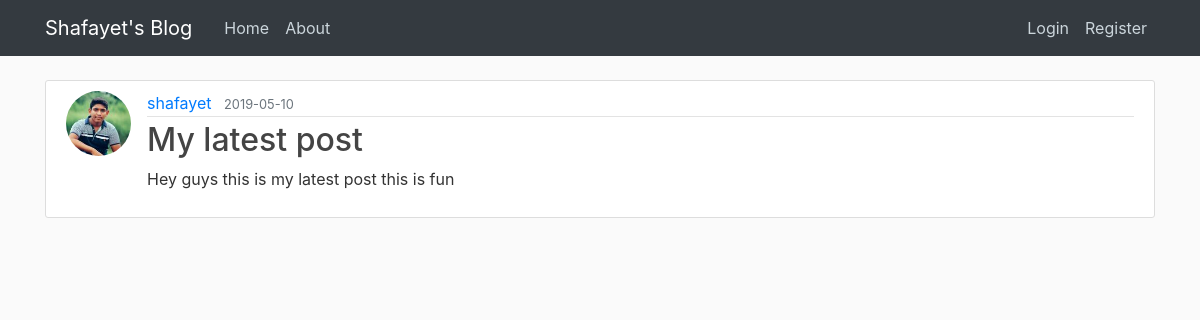
/post/15, run on the app's committed database.
### flask_app/models.py (models this page shows, shortened)
class User(db.Model, UserMixin):
    id = db.Column(db.Integer, primary_key=True)
    first_name = db.Column(db.String(50), nullable=False)
    last_name = db.Column(db.String(50), nullable=False)
    user_name = db.Column(db.String(20), unique=True, nullable=False)
    email = db.Column(db.String(120), unique=True, nullable=False)
    image_file = db.Column(db.String(20), nullable=False, default='defult.jpg')
    password = db.Column(db.String(60), nullable=False)
    post = db.relationship('Post', backref='author', lazy=True)

class Post(db.Model):
    id = db.Column(db.Integer, primary_key=True)
    title = db.Column(db.String, nullable=False)
    date = db.Column(db.DateTime, nullable=False, default=datetime.utcnow)
    content = db.Column(db.Text, nullable=False)
    user_id = db.Column(db.Integer, db.ForeignKey('user.id'), nullable=False)

### flask_app/routes.py (the view)
@app.route('/post/<post_id>')
def post(post_id):
    post = Post.query.get_or_404(post_id)
    return render_template('post.html', title=post.title, post=post)

### flask_app/templates/post.html (shortened to what this page needs)
{% extends "layout.html" %}
{% block content %}
    <article class="media content-section">
        <img alt="Profile Picture" class="rounded-circle article-img"
             src="{{ url_for('static', filename='profile_pics/' + post.author.image_file) }}">
        <div class="media-body">
            <div class="article-metadata">
                <a class="mr-2" href="#">{{ post.author.user_name }}</a>
                <small class="text-muted">{{ post.date.strftime('%Y-%m-%d') }}</small>
            </div>
            <h2 class="article-title">{{ post.title }}</h2>
            <p class="article-content">{{ post.content }}</p>
        </div>
    </article>
{% endblock content %}

### flask_app/static/main.css (style rules this page uses)
body { background: #fafafa; color: #333333; margin-top: 5rem; }
h1, h2, h3, h4, h5, h6 { color: #444444; }
.content-section { background: #ffffff; padding: 10px 20px; border: 1px solid #dddddd; border-radius: 3px; margin-bottom: 20px; }
.article-title { color: #444444; }
.article-content { white-space: pre-line; }
.article-img { height: 65px; width: 65px; margin-right: 16px; }
.article-metadata { padding-bottom: 1px; margin-bottom: 4px; border-bottom: 1px solid #e3e3e3 }

### data on the page
User: image_file (picture), author.user_name "shafayet"
Post: date "2019-05-10", title "My latest post", content "Hey guys this is my latest post this is fun"
